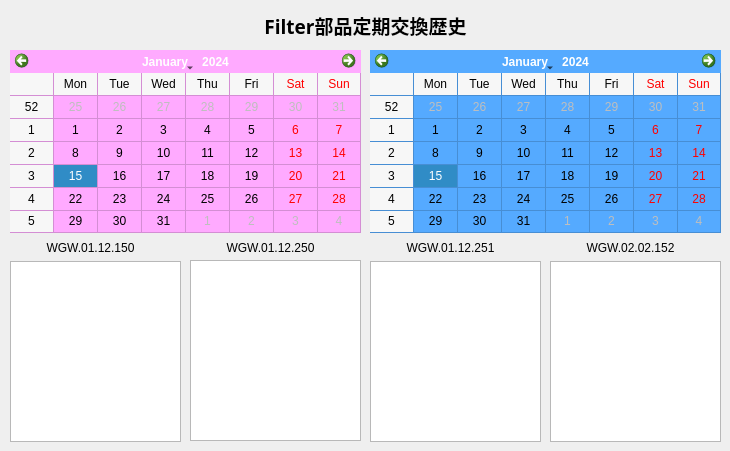
     <widget class="QWidget" name="tab_3">
      <attribute name="title">
       <string>Filter定期交換部品(2)</string>
      </attribute>
      <widget class="QLabel" name="label">
       <property name="geometry">
        <rect>
         <x>10</x>
         <y>10</y>
         <width>711</width>
         <height>31</height>
        </rect>
       </property>
       <property name="font">
        <font>
         <family>Yu Mincho</family>
         <pointsize>14</pointsize>
         <weight>75</weight>
         <bold>true</bold>
        </font>
       </property>
       <property name="text">
        <string>Filter部品定期交換歴史</string>
       </property>
       <property name="alignment">
        <set>Qt::AlignCenter</set>
       </property>
      </widget>
      <widget class="QCalendarWidget" name="calendarWidget_Start">
       <property name="geometry">
        <rect>
         <x>10</x>
         <y>50</y>
         <width>351</width>
         <height>183</height>
        </rect>
       </property>
       <property name="styleSheet">
        <string notr="true">background-color: rgb(255, 170, 255);
</string>
       </property>
       <property name="gridVisible">
        <bool>true</bool>
       </property>
       <property name="horizontalHeaderFormat">
        <enum>QCalendarWidget::ShortDayNames</enum>
       </property>
      </widget>
      <widget class="QCalendarWidget" name="calendarWidget_End">
       <property name="geometry">
        <rect>
         <x>370</x>
         <y>50</y>
         <width>351</width>
         <height>183</height>
        </rect>
       </property>
       <property name="styleSheet">
        <string notr="true">background-color: rgb(85, 170, 255);
</string>
       </property>
       <property name="gridVisible">
        <bool>true</bool>
       </property>
       <property name="horizontalHeaderFormat">
        <enum>QCalendarWidget::ShortDayNames</enum>
       </property>
      </widget>
      <widget class="QTableView" name="tableView_150">
       <property name="geometry">
        <rect>
         <x>10</x>
         <y>261</y>
         <width>171</width>
         <height>181</height>
        </rect>
       </property>
       <property name="horizontalScrollBarPolicy">
        <enum>Qt::ScrollBarAlwaysOff</enum>
       </property>
       <property name="sizeAdjustPolicy">
        <enum>QAbstractScrollArea::AdjustToContents</enum>
       </property>
       <property name="gridStyle">
        <enum>Qt::DashLine</enum>
       </property>
      </widget>
      <widget class="QLabel" name="label_2">
       <property name="geometry">
        <rect>
         <x>10</x>
         <y>240</y>
         <width>161</width>
         <height>16</height>
        </rect>
       </property>
       <property name="text">
        <string>WGW.01.12.150</string>
       </property>
       <property name="alignment">
        <set>Qt::AlignCenter</set>
       </property>
      </widget>
      <widget class="QLabel" name="label_23">
       <property name="geometry">
        <rect>
         <x>190</x>
         <y>240</y>
         <width>161</width>
         <height>16</height>
        </rect>
       </property>
       <property name="text">
        <string>WGW.01.12.250</string>
       </property>
       <property name="alignment">
        <set>Qt::AlignCenter</set>
       </property>
      </widget>
      <widget class="QLabel" name="label_24">
       <property name="geometry">
        <rect>
         <x>370</x>
         <y>240</y>
         <width>161</width>
         <height>16</height>
        </rect>
       </property>
       <property name="text">
        <string>WGW.01.12.251</string>
       </property>
       <property name="alignment">
        <set>Qt::AlignCenter</set>
       </property>
      </widget>
      <widget class="QTableView" name="tableView_251">
       <property name="geometry">
        <rect>
         <x>370</x>
         <y>261</y>
         <width>171</width>
         <height>181</height>
        </rect>
       </property>
       <property name="horizontalScrollBarPolicy">
        <enum>Qt::ScrollBarAlwaysOff</enum>
       </property>
       <property name="sizeAdjustPolicy">
        <enum>QAbstractScrollArea::AdjustToContents</enum>
       </property>
       <property name="gridStyle">
        <enum>Qt::DashLine</enum>
       </property>
      </widget>
      <widget class="QLabel" name="label_25">
       <property name="geometry">
        <rect>
         <x>550</x>
         <y>240</y>
         <width>161</width>
         <height>16</height>
        </rect>
       </property>
       <property name="text">
        <string>WGW.02.02.152</string>
       </property>
       <property name="alignment">
        <set>Qt::AlignCenter</set>
       </property>
      </widget>
      <widget class="QTableView" name="tableView_152">
       <property name="geometry">
        <rect>
         <x>550</x>
         <y>261</y>
         <width>171</width>
         <height>181</height>
        </rect>
       </property>
       <property name="horizontalScrollBarPolicy">
        <enum>Qt::ScrollBarAlwaysOff</enum>
       </property>
       <property name="sizeAdjustPolicy">
        <enum>QAbstractScrollArea::AdjustToContents</enum>
       </property>
       <property name="gridStyle">
        <enum>Qt::DashLine</enum>
       </property>
       <attribute name="horizontalHeaderShowSortIndicator" stdset="0">
        <bool>false</bool>
       </attribute>
       <attribute name="horizontalHeaderStretchLastSection">
        <bool>true</bool>
       </attribute>
      </widget>
      <widget class="QTableView" name="tableView_250">
       <property name="geometry">
        <rect>
         <x>190</x>
         <y>260</y>
         <width>171</width>
         <height>181</height>
        </rect>
       </property>
       <property name="horizontalScrollBarPolicy">
        <enum>Qt::ScrollBarAlwaysOff</enum>
       </property>
       <property name="sizeAdjustPolicy">
        <enum>QAbstractScrollArea::AdjustToContents</enum>
       </property>
       <property name="gridStyle">
        <enum>Qt::DashLine</enum>
       </property>
      </widget>
     </widget>
